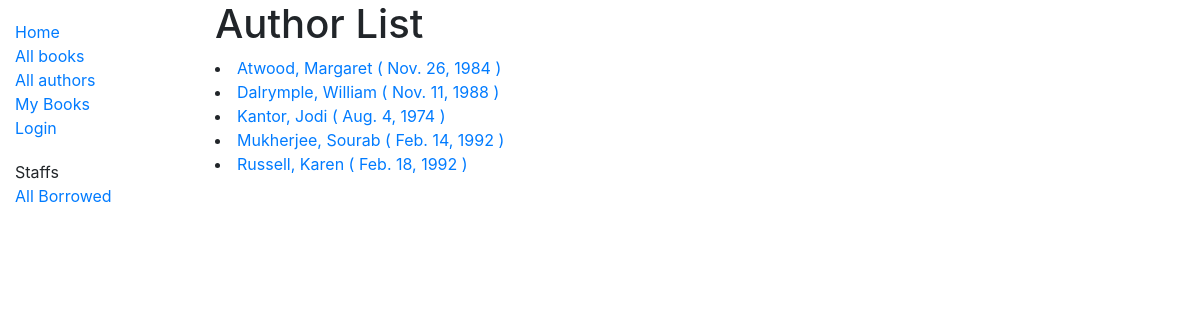
Screenshot of /catalog/authors/ with the database file from the repository.
### catalog/models.py (models this page shows)
class Author(models.Model):
    first_name = models.CharField(max_length=100)
    last_name = models.CharField(max_length=100)
    date_of_birth = models.DateField(null=True, blank=True)
    date_of_death = models.DateField('died', null=True, blank=True)
    class Meta:
        ordering = ['last_name', 'first_name']
    def get_absolute_url(self):
        return reverse('author-detail', args=[str(self.id)])
    def __str__(self):
        return '{0}, {1}'.format(self.last_name, self.first_name)

### catalog/views.py (the view)
# urls.py: path('authors/', views.AuthorListView.as_view(), name='authors'),
class AuthorListView(generic.ListView):
	model = Author

### catalog/templates/catalog/author_list.html
{% extends 'base_generic.html' %}
{% block content %}
	<h1>Author List </h1>
	{% if author_list %}
		{% for author in author_list %}
			<li><a href="{{ author.get_absolute_url }}">{{ author }} ( {{ author.date_of_birth }} )</a></li>
		{% endfor %}
	{% else %}
		<div class="alert alert-danger">Sorry no authors found.</div>
	{% endif %}
{% endblock %}

### catalog/templates/base_generic.html (shortened to what this page needs)
<!DOCTYPE html>
<html lang="en">
<head>
  <link rel="stylesheet" href="https://stackpath.bootstrapcdn.com/bootstrap/4.1.3/css/bootstrap.min.css">
  {% load static %}
  <link rel="stylesheet" href="{% static 'styles.css' %}">
</head>
<body>
  <div class="container-fluid">
    <div class="row">
      <div class="col-sm-2">
      {% block sidebar %}
        <ul class="sidebar-nav">
          <li><a href="{% url 'index' %}">Home</a></li>
          <li><a href="{% url 'books' %}">All books</a></li>
          <li><a href="{% url 'authors' %}">All authors</a></li>
          <li><a href="{% url 'my-borrowed' %}">My Books</a></li>
          {% if user.is_authenticated %}
     <li>User: {{ user.get_username }}</li>
     <li><a href="{% url 'logout'%}?next={{request.path}}">Logout</a></li>
   {% else %}
     <li><a href="{% url 'login'%}?next={{request.path}}">Login</a></li>
   {% endif %}
        </ul>
        <ul class="sidebar-nav">
          <li>Staffs</li>
          <li><a href="{% url 'borrowed' %}">All Borrowed</a></li>
        </ul>
     {% endblock %}
   </div>
      <div class="col-sm-10 ">
      {% block content %}{% endblock %}
    </div>
    </div>
  </div>
</body>
</html>

### catalog/static/styles.css (style rules this page uses)
.sidebar-nav { margin-top: 20px; padding: 0; list-style: none; }

### rows the page displays
Author: last_name+first_name "Atwood, Margaret", date_of_birth "Nov. 26, 1984"
Author: last_name+first_name "Dalrymple, William", date_of_birth "Nov. 11, 1988"
Author: last_name+first_name "Kantor, Jodi", date_of_birth "Aug. 4, 1974"
Author: last_name+first_name "Mukherjee, Sourab", date_of_birth "Feb. 14, 1992"
Author: last_name+first_name "Russell, Karen", date_of_birth "Feb. 18, 1992"
